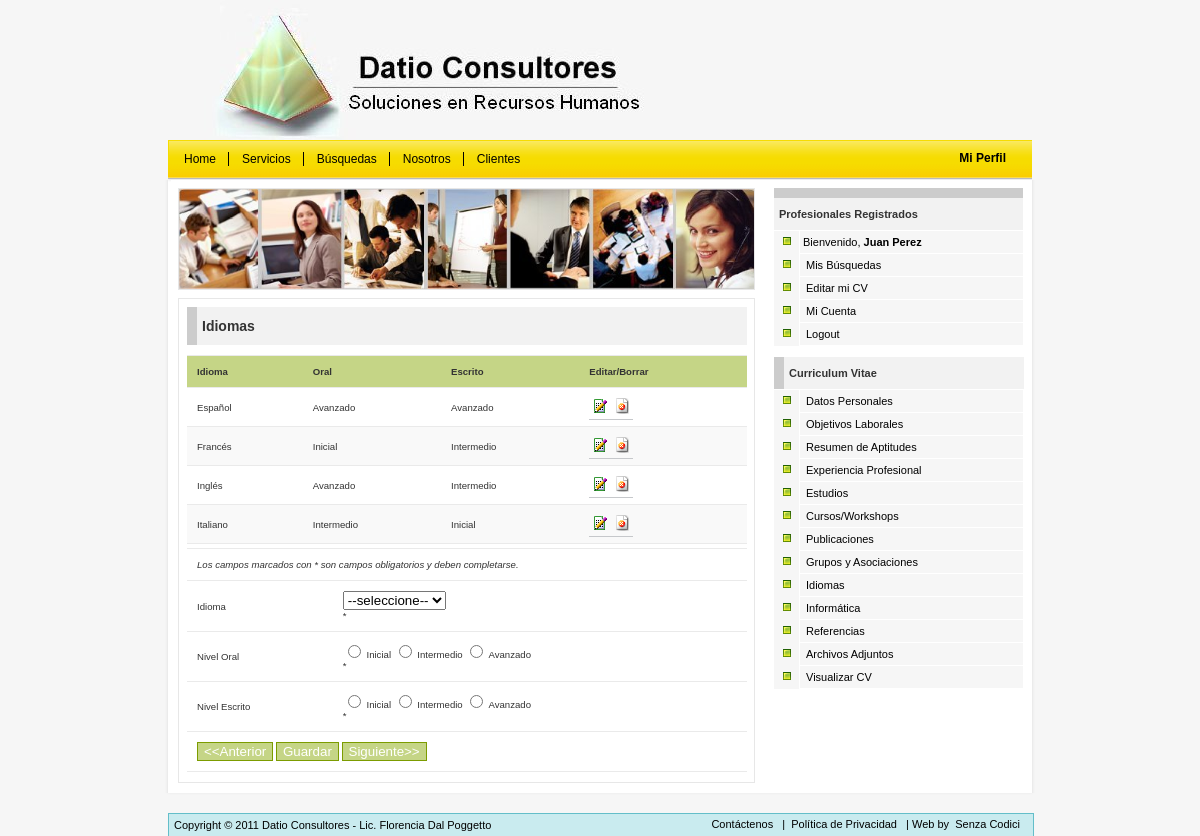
/language.php (signed in), run on the app's committed database.
### tables this page shows
CREATE TABLE `language` (
  `id` int(11) NOT NULL AUTO_INCREMENT,
  `applicantid` int(11) NOT NULL,
  `language` varchar(255) NOT NULL,
  `orallevel` varchar(20) NOT NULL,
  `writtenlevel` varchar(20) NOT NULL,
  PRIMARY KEY (`id`)
);

### includes/queryfunctions.php (called while the page is built, shortened)
<?php
function query($strsql,$conn)
{
	$rs = mysql_query($strsql,$conn);
	return $rs;
}
function fetch_object($rs)
{
	return mysql_fetch_object($rs);
}
?>

### language.php (the view, shortened to what this page needs)
<?php
include_once('includes/queryfunctions.php');
include_once('includes/functions.php');
$conn = db_connect();
?>
</div>
<div id="content" >
<div id="contentdiv">
<div id="searchtable" >
<img src="images/people.jpg" alt="people" width="575" height="100" border="0" />
</div>
<div id="list">
<h2 class="title-bar">Idiomas</h2>
<p class="Lastnews">
<?php
	$querystr="SELECT id,applicantid,language,orallevel,writtenlevel
		FROM language
		WHERE language.applicantid =  $_SESSION[userid]
		ORDER BY language ASC";
	$results=query($querystr,$conn);
	echo "<table border=\"0\" width=\"100%\">";
	echo "<tr class=\"boldtext\"><td>Idioma</td><td>Oral</td><td>Escrito</td><td>Editar/Borrar</td></tr>";
	while ($lang = fetch_object($results)){
		$j++;
		if($j%2==1){
			echo "<tr id=\"row$j\">";
		}else{
			echo "<tr id=\"row$j\" class=\"odd\">";
		}
			echo "<td align=\"left\">$lang->language</td>
				<td align=\"left\">$lang->orallevel</td>
				<td align=\"left\">$lang->writtenlevel</td>
				<td align=\"left\"><a name=\"editlanguage\" href=\"language.php?search=$lang->id&action=Find\"><img src=\"images/edit.gif\" alt=\"Editar\" border=\"0\" width=\"16\" height=\"16\"/></a>";
			echo "<a name=\"deletelanguage\" href=\"language.php?search=$lang->id&action=Delete\" onClick=\"Javascript:return confirm('Confirma que desea Borrar el Registro?','Confirmar Eliminar')\"><img src=\"images/delete.gif\" alt=\"Borrar\" border=\"0\" width=\"16\" height=\"16\"/></a></td>
			</tr>";
	}
	echo "</table>";
?>
<form action="language.php" method="post" name="language" id="language" enctype="multipart/form-data">
<table border="0" width="100%">
    <tr>
      <td colspan="2"><em>Los campos marcados con <span class="warn">*</span> son campos obligatorios y deben completarse.</em></td>
    </tr>
    <tr>
      <td>Idioma
        <input type="hidden" name="langid" value=<?php echo $language->id; ?>></td>
      <td>
	  <select name="language" id="language">
        <option value="">--seleccione--</option>
      </select>
	  <div id="inf_language" class="warn">* </div>
	  </td>
    </tr>
    <tr>
      <td>Nivel Oral</td>
      <td>
        <label>
        <input type="radio" name="orallevel" value="Inicial" <?php if($language->orallevel=='Inicial') echo 'checked'?>>
  Inicial</label>
        <label>
        <input type="radio" name="orallevel" value="Intermedio" <?php if($language->orallevel=='Intermedio') echo 'checked'?>>
  Intermedio</label>
        <label>
        <input type="radio" name="orallevel" value="Avanzado" <?php if($language->orallevel=='Avanzado') echo 'checked'?>>
  Avanzado</label>
        <div id="inf_orallevel" class="warn">* </div>
        </td>
    </tr>
    <tr>
      <td>Nivel Escrito</td>
      <td><label>
        <input type="radio" name="writtenlevel" value="Inicial" <?php if($language->writtenlevel=='Inicial') echo 'checked'?>>
  Inicial</label>
        <label>
        <input type="radio" name="writtenlevel" value="Intermedio" <?php if($language->writtenlevel=='Intermedio') echo 'checked'?>>
  Intermedio</label>
        <label>
        <input type="radio" name="writtenlevel" value="Avanzado" <?php if($language->writtenlevel=='Avanzado') echo 'checked'?>>
  Avanzado</label>
        <div id="inf_writtenlevel" class="warn">* </div>
	  </td>
    </tr>
    <tr align="center">
      <td colspan="2"><input type="submit" name="submit" value="&lt;&lt;Anterior" class="button"/>
        <input type="submit" name="submit" value="<?php echo $_GET["action"]=="Find" ? "Actualizar" : "Guardar"; ?>" onclick="return validateOnSubmit();" class="button"/>
        <input type="submit" name="submit" value="Siguiente&gt;&gt;" class="button" onClick="return confirm('Desea continuar sin guardar los cambios?','Confirmar Continuar');" />
		</td>
    </tr>
</table>
</form>
</p>
</div>
</div>
</div>

### css/jobsite-style.css (style rules this page uses)
body { background-color:#f6f6f6; margin: 0; }
#content { background-image:url(../images/background.gif); background-repeat:repeat-y; background-position:center; width:872px; margin-left: auto; margin-right: auto; overflow: auto; }
table { font: 75% Verdana, Arial, Helvetica, sans-serif, sans-serif; padding: 0; margin-left: 8px; margin-top:0px; margin-bottom:4px; width:560px; border-collapse: collapse; color: #333; background: #F3F5F7; }
table a { color: #3A4856; text-decoration: none; border-bottom: 1px solid #C6C8CB; }
table tbody td, table tbody th { padding: 10px; border-left:none; border-right:none; border-top:1px solid #eaeaea; text-align: left; font-size:13px; }
table tbody tr { background: #Fff; }
table tbody tr.odd { background: #f9f9f9; }
table tbody tr.boldtext { font-weight:bold; background: #c5d586; }
h2.title-bar { margin:8px; margin-bottom:1px; width:230px; padding:5px; font-weight:bold; font-size:1.1em; line-height:2.0em; color:#333; background:#f2f2f2 ; border:1px solid #ccc; border-width:0 0 0 10px; font-family:Verdana, Arial, Helvetica, sans-serif; font-size:11px; display:block; }
#list table td { font-size:0.8em; }
#list { float:left; background-color:#fff; border:1px solid #e7e7e7; padding:0px; margin-left:14px; margin-top:8px; margin-bottom:10px; width:575px; }
#list h2 { font-family:Verdana, Arial, Helvetica, sans-serif; font-size:14px; width:540px; }
#list p { margin-left:10px; padding-left:10px; padding-right:10px; margin-top:10px; margin-bottom:10px; font-family:Verdana, Arial, Helvetica, sans-serif; font-size:11px; }
#searchtable { float:left; background-color:#f2f2f2; border:1px solid #e7e7e7; margin-left:14px; margin-top:8px; width:575px; height:100px; }
input.button { border:1px solid #7c9c00; background-color:#c5d586; color:#FFFFFF; padding:0.09em -0.5em; font-family:Verdana, Arial, Helvetica, sans-serif; }
a:link { color: #000; padding:3px; text-decoration: none; }

### data on the page
language: language "Español", orallevel "Avanzado", writtenlevel "Avanzado"
language: language "Francés", orallevel "Inicial", writtenlevel "Intermedio"
language: language "Inglés", orallevel "Avanzado", writtenlevel "Intermedio"
language: language "Italiano", orallevel "Intermedio", writtenlevel "Inicial"

### other printed values
$_SESSION["user"] "Juan Perez"
$titulo "Curriculum Vitae"
WEBSITE_NAME "Datio Consultores"
WEBSITE_CONTACT "Lic. Florencia Dal Poggetto"
